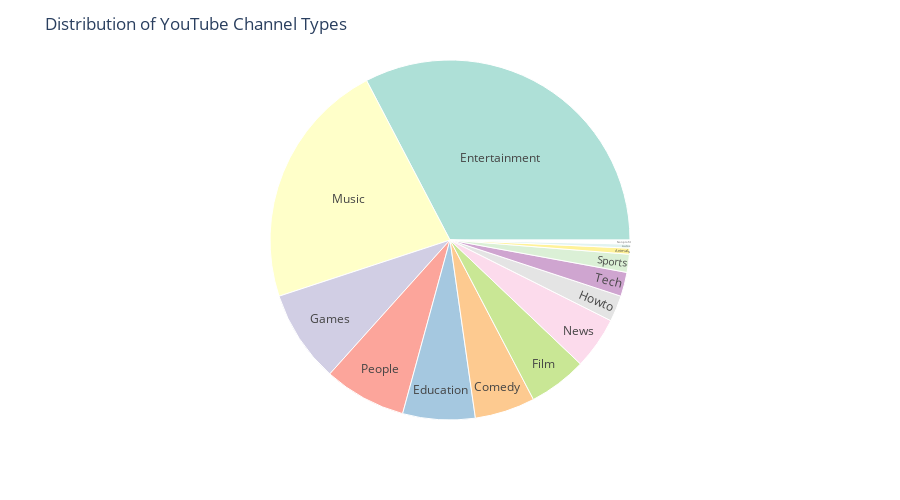

The notebook cell this image was saved under:
### Code cell
# Sunburst chart for the distribution of channel types
fig2 = px.sunburst(df_cleaned, path=['channel_type'], color_discrete_sequence=px.colors.qualitative.Set3)
fig2.update_layout(title_text='Distribution of YouTube Channel Types', height=500)
fig2.show()

### Figure 1 — Plotly figure (JSON) as saved in the notebook; plotly's stock layout.template omitted (floating-point values rounded to 4 significant figures)
{"data": [{"branchvalues": "total", "domain": {"x": [0, 1], "y": [0, 1]}, "hovertemplate": "labels=%{label}<br>count=%{value}<br>parent=%{parent}<br>id=%{id}<extra></extra>", "ids": ["Animals", "Autos", "Comedy", "Education", "Entertainment", "Film", "Games", "Howto", "Music", "News", "Nonprofit", "People", "Sports", "Tech"], "labels": ["Animals", "Autos", "Comedy", "Education", "Entertainment", "Film", "Games", "Howto", "Music", "News", "Nonprofit", "People", "Sports", "Tech"], "name": "", "parents": ["", "", "", "", "", "", "", "", "", "", "", "", "", ""], "type": "sunburst", "values": [3, 2, 30, 36, 181, 29, 46, 13, 124, 26, 2, 41, 9, 12]}], "layout": {"height": 500, "legend": {"tracegroupgap": 0}, "margin": {"t": 60}, "sunburstcolorway": ["rgb(141,211,199)", "rgb(255,255,179)", "rgb(190,186,218)", "rgb(251,128,114)", "rgb(128,177,211)", "rgb(253,180,98)", "rgb(179,222,105)", "rgb(252,205,229)", "rgb(217,217,217)", "rgb(188,128,189)", "rgb(204,235,197)", "rgb(255,237,111)"], "title": {"text": "Distribution of YouTube Channel Types"}}}
